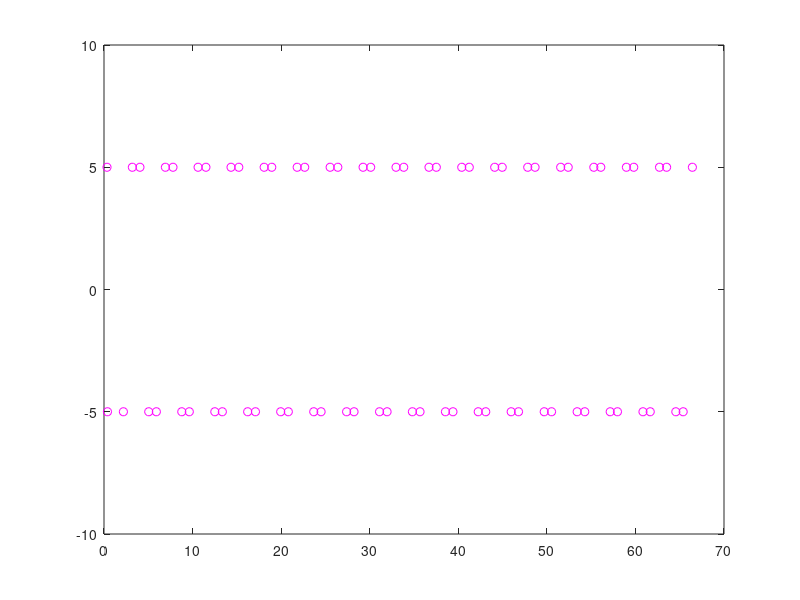

This figure's MATLAB source:
x=[0.34
0.39
2.19
3.20
4.06
5.05
5.91
6.93
7.79
8.78
9.63
10.62
11.51
12.51
13.36
14.34
15.22
16.22
17.10
18.08
18.94
19.95
20.81
21.81
22.66
23.68
24.51
25.53
26.40
27.39
28.23
29.25
30.11
31.11
31.96
32.97
33.84
34.82
35.68
36.69
37.52
38.55
39.40
40.39
41.24
42.25
43.10
44.11
44.96
45.97
46.80
47.84
48.67
49.70
50.53
51.56
52.41
53.42
54.28
55.30
56.09
57.15
57.97
58.98
59.81
60.85
61.67
62.72
63.52
64.56
65.39
66.43
];
     y=[
5
-5
-5
5
5
-5
-5
5
5
-5
-5
5
5
-5
-5
5
5
-5
-5
5
5
-5
-5
5
5
-5
-5
5
5
-5
-5
5
5
-5
-5
5
5
-5
-5
5
5
-5
-5
5
5
-5
-5
5
5
-5
-5
5
5
-5
-5
5
5
-5
-5
5
5
-5
-5
5
5
-5
-5
5
5
-5
-5
5
 ];

     plot(x,y,'om'); 
     axis([0 70 -10 10])
     %hold on; 
%     Define the parameters of your pendulum, mass, inertia,
%     mbob=0.210;
%     mrod=0.307;
%     lbob=1.0381;
%     lrod=1;
%     Irod=1/12*m*lbob^2;
%     Ibob=m*lrod;
% gravity, location of centre of gravity, and determine the 
% coefficients a and c.
% Assume a value for b (small, b<0.02)Theta=[]; T=[];
%  for i=0:0.1:64t=i; T=[T t];
% theta= %Write solution of your differential equation 
%  Theta=[Theta theta];
%  end
%  plot(T,Theta)